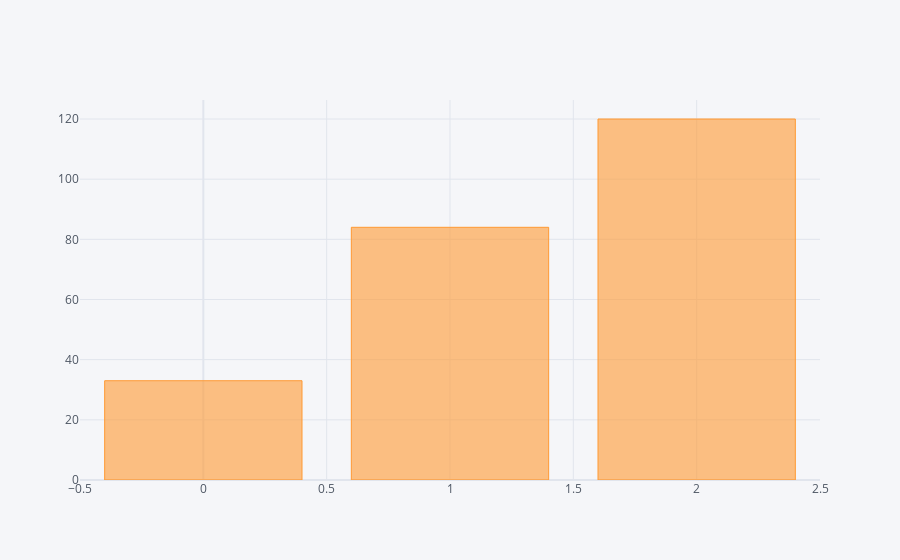

Source (notebook cell):
### Code cell
#analyzing employees who has positive attrition
init_notebook_mode(connected=True)
cf.go_offline()
positive_attrition_df['MaritalStatus'].value_counts().iplot(kind='bar')

### Figure 1 — Plotly figure (JSON) as saved in the notebook; plotly's stock layout.template omitted (floating-point values rounded to 4 significant figures)
{"data": [{"marker": {"color": "rgba(255, 153, 51, 0.6)", "line": {"color": "rgba(255, 153, 51, 1.0)", "width": 1}}, "name": "MaritalStatus", "orientation": "v", "text": "", "type": "bar", "x": [2, 1, 0], "y": [120, 84, 33]}], "layout": {"legend": {"bgcolor": "#F5F6F9", "font": {"color": "#4D5663"}}, "paper_bgcolor": "#F5F6F9", "plot_bgcolor": "#F5F6F9", "title": {"font": {"color": "#4D5663"}}, "xaxis": {"gridcolor": "#E1E5ED", "showgrid": true, "tickfont": {"color": "#4D5663"}, "title": {"font": {"color": "#4D5663"}, "text": ""}, "zerolinecolor": "#E1E5ED"}, "yaxis": {"gridcolor": "#E1E5ED", "showgrid": true, "tickfont": {"color": "#4D5663"}, "title": {"font": {"color": "#4D5663"}, "text": ""}, "zerolinecolor": "#E1E5ED"}}}
